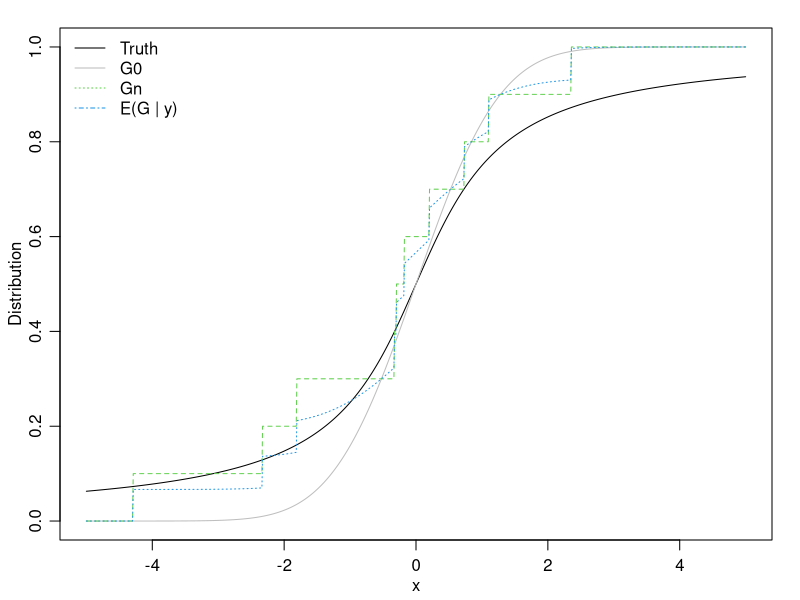

Reproduce this figure in R.
## ---- chunk 1
knitr::opts_chunk$set(echo = TRUE)
## ---- chunk 2
# random sample from a Cauchy distribution
n <- 10
set.seed(1)
y <- rcauchy(n = n, location = 0, scale = 1)
# prior
alpha <- 5
G0 <- function(x) pnorm(x)
# empirical distribution function 
Gn <- ecdf(x = y)
# posterior mean
Gp <- function(x) (alpha*G0(x) + n*Gn(x))/(alpha + n)
# evaluation and plotting
x <- seq(from = -5, to = 5, len = 1000)
par(mfrow = c(1,1), mar = c(3,3,1.4,1.4), mgp = c(1.75,0.75,0))
curve(expr = pcauchy(x, location = 0, scale = 1), from = -5, to = 5, n = 1000, col = 1, ylab = "Distribution", ylim = c(0,1))
curve(expr = G0(x), n = 1000, add = TRUE, col = "gray")
lines(x = x, y = Gn(x), type = "l", lty = 2, col = 3)
lines(x = x, y = Gp(x), type = "l", lty = 3, col = 4)
legend("topleft", legend = c("Truth","G0","Gn","E(G | y)"), col = c(1,"gray",3,4), lty = c(1,1,3,4), bty = "n")
